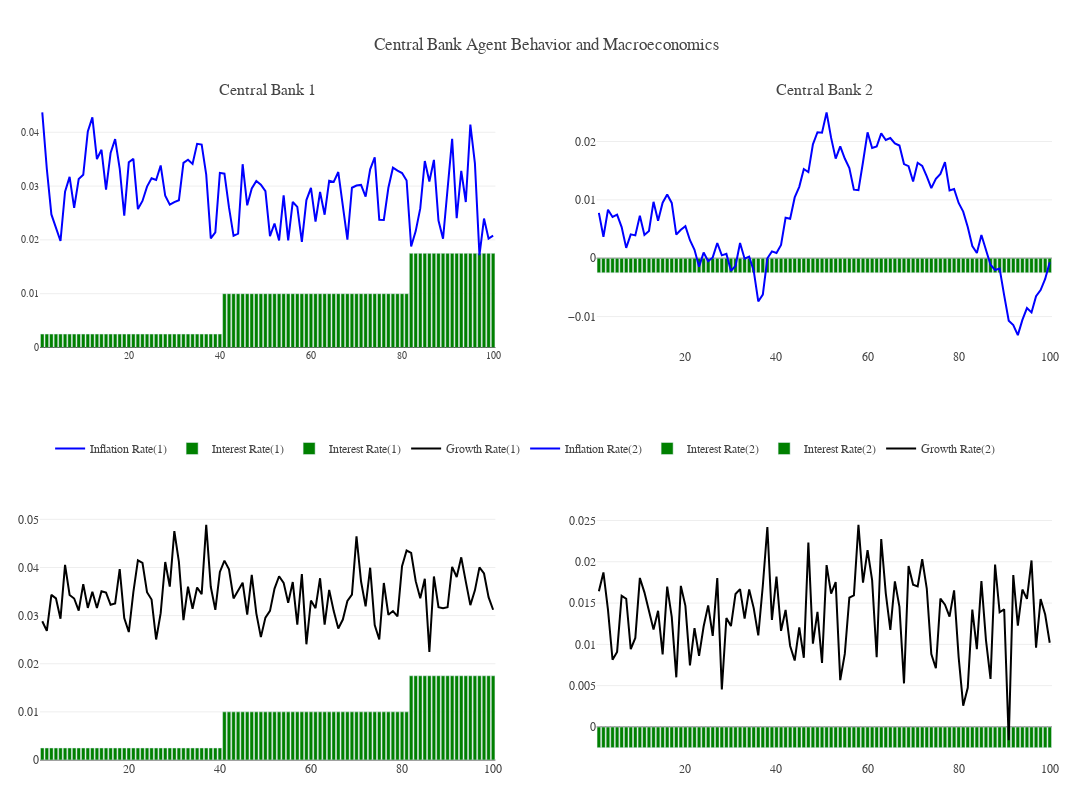

The notebook cell this image was saved under:
### Markdown cell above
### Central Bank Detail

### Code cell
import plotly.graph_objs as go
from plotly.subplots import make_subplots


def plot_central_bank(model_results):

    steps_data = model_results['Step'].values
    interest_rate_1_data, interest_rate_2_data = zip(*model_results['interest_rate'].values)
    inflation_rate_1_data, inflation_rate_2_data = zip(*model_results['inflation_rate'].values)

    growth_rate_1_data, growth_rate_2_data = zip(*model_results['growth_rate'].values)
    target_interest_rate_1_data, target_interest_rate_2_data = zip(*model_results['target_interest_rate'].values)
    target_inflation_rate_1_data, target_inflation_rate_2_data = zip(*model_results['target_inflation_rate'].values)


    fig = make_subplots(rows = 2, cols = 2, subplot_titles=['Central Bank 1', 'Central Bank 2'])
    temp = dict(layout=go.Layout(font=dict(family="Franklin Gothic", size = 12)))

    inflation_rate_1 = go.Scatter(x = steps_data, y = inflation_rate_1_data, name = 'Inflation Rate(1)', mode = 'lines', line = dict(color = 'blue'))
    growth_rate_1 = go.Scatter(x = steps_data, y = growth_rate_1_data, name = 'Growth Rate(1)', mode = 'lines', line = dict(color = 'black'))
    interest_rate_1 = go.Bar(x = steps_data, y = interest_rate_1_data, name = 'Interest Rate(1)', marker = dict(color = 'green'))
    # target_interest_rate_1 = go.Scatter(x = steps_data, y = target_interest_rate_1_data, name = 'target interest rate (1)',  line = dict(color = 'red'))

    inflation_rate_2 = go.Scatter(x = steps_data, y = inflation_rate_2_data, name = 'Inflation Rate(2)', mode = 'lines', line = dict(color = 'blue'))
    growth_rate_2 = go.Scatter(x = steps_data, y = growth_rate_2_data, name = 'Growth Rate(2)', mode = 'lines', line = dict(color = 'black'))
    interest_rate_2 = go.Bar(x = steps_data, y = interest_rate_2_data, name = 'Interest Rate(2)', marker = dict(color = 'green'))
    # target_interest_rate_2 = go.Scatter(x = steps_data, y = target_interest_rate_2_data, name = 'target interest rate (2)',  line = dict(color = 'red'))


    fig.add_trace(inflation_rate_1, row = 1, col = 1)
    fig.add_trace(interest_rate_1, row = 1, col = 1)
    fig.add_trace(interest_rate_1, row = 2, col = 1)
    fig.add_trace(growth_rate_1, row = 2, col = 1)
    # fig.add_trace(target_interest_rate_1, row = 1, col = 1)

    fig.add_trace(inflation_rate_2, row = 1, col = 2)
    fig.add_trace(interest_rate_2, row = 1, col = 2)
    fig.add_trace(interest_rate_2, row = 2, col = 2)
    fig.add_trace(growth_rate_2, row = 2, col = 2)
    # fig.add_trace(target_interest_rate_2, row = 1, col = 2)

    fig.update_layout(title_text = 'Central Bank Agent Behavior and Macroeconomics', showlegend=True)

    fig.update_layout(template = temp,
                      hovermode = 'closest',
                      margin = dict(l = 40, r = 40, t = 100, b = 40),
                      height = 800, 
                      width = 1200, 
                      showlegend = True,
                      xaxis = dict(tickfont=dict(size=10)),  
                      yaxis = dict(side = "left", tickfont = dict(size=10)),
                      xaxis_showgrid = False, 
                      legend = dict(yanchor = "bottom", y = 0.45, xanchor = "left", x = 0.01,  orientation="h"))

    return fig 


plot_central_bank(model_results)
